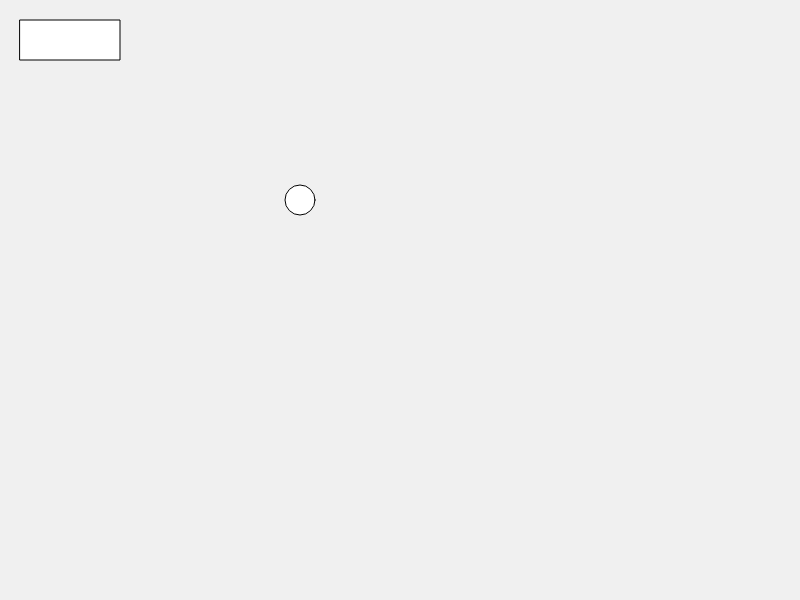
Frame 1 (no input)
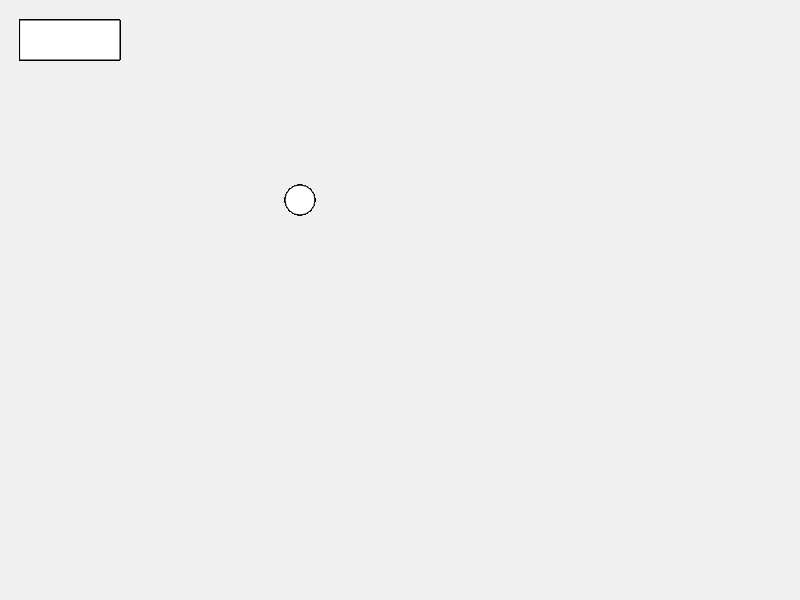
Frame 60 (no input)
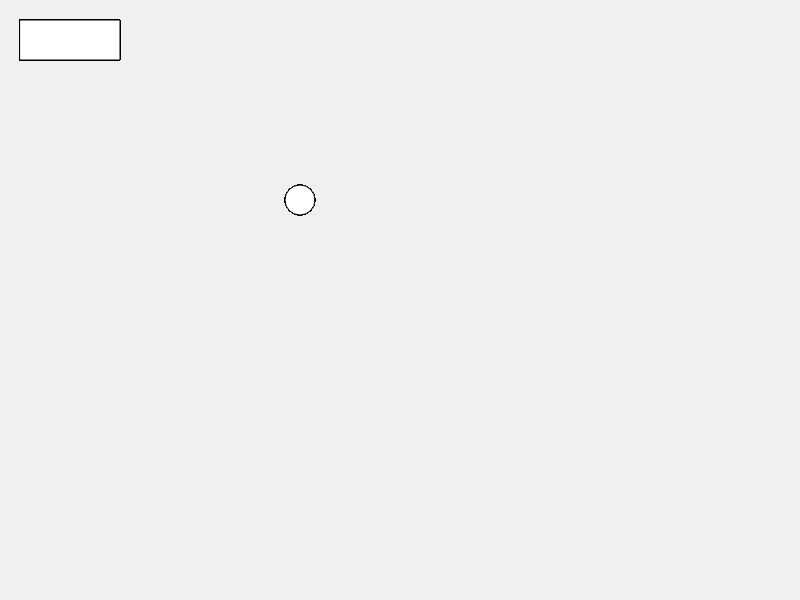
Frame 120 (the mouse pressed at the canvas centre since frame 60)

The p5.js sketch that drew these frames (run headless with seeded random() and noise() and a simulated clock; from frame 60 on, the mouse is pressed at the canvas centre):

// p5.js sketch
// ── sketch.js
function setup() {
    createCanvas(800,600);
    background(240);

}

function draw() {
    drawEllipse();
    drawRect();
}


//////// DEFINE A "GLOBAL FUNCTION" or Functuion Decleration ///////////
/*
    A global function can be defined anywhere in the code.

    JS will load this function, before executing any code functions.
*/

function drawEllipse(){
    push();
    ellipse(300, 200, 30, 30);
    pop();
}


//////// DEFINE A "Function Expression" ///////////
var drawRect = function(){
    push();
    rect(20, 20, 100, 40);
    pop();
};
